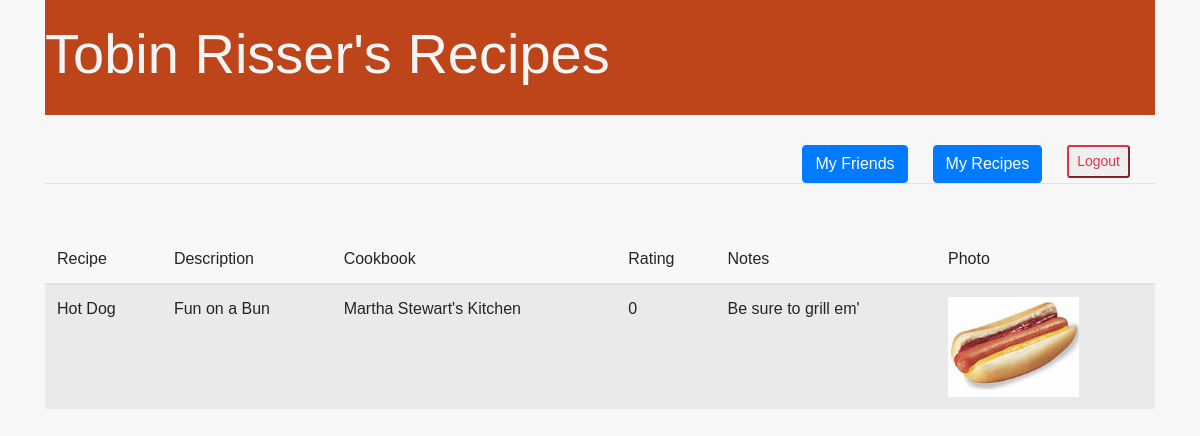
/friend_profile/4, run on an earlier commit of the app's database.
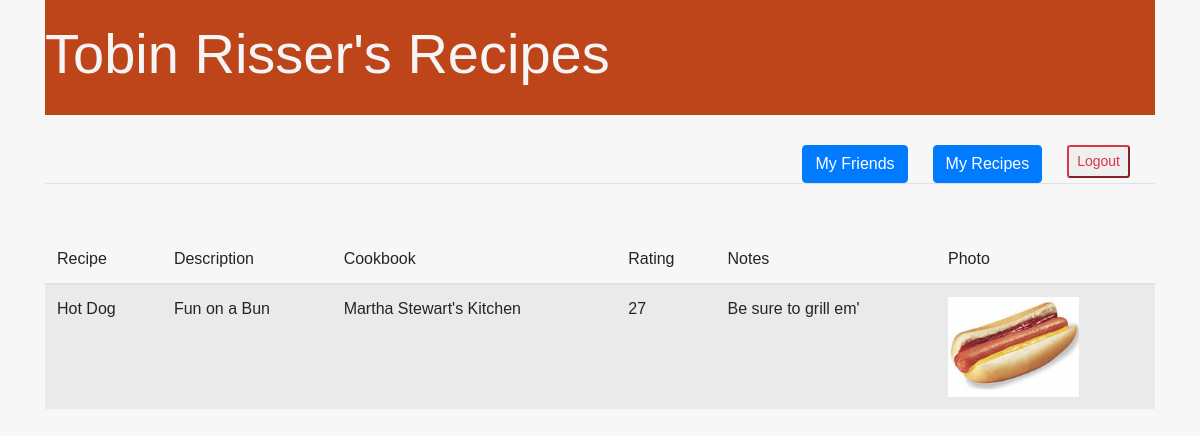
And on a later commit of the database.
### recipe_db/models.py (models this page shows)
class User(models.Model):
    first_name = models.CharField(max_length=100)
    last_name = models.CharField(max_length=100)
    email = models.CharField(max_length=200)
    password = models.CharField(max_length=255)
    objects = UserManager()
    created_at = models.DateTimeField(auto_now_add=True)
    updated_at = models.DateTimeField(auto_now=True)

class Recipe(models.Model):
    title = models.CharField(max_length=100)
    description = models.CharField(max_length=255)
    book = models.ForeignKey(Book, related_name="recipes", on_delete=models.CASCADE)
    rating = models.IntegerField(default=0, editable=True)
    forks = models.IntegerField(default=0, editable=True)
    count = models.IntegerField(default=0, editable=True)
    rated_by = models.ManyToManyField(User, related_name = "raters")
    notes = models.TextField()
    photo = models.FileField(upload_to="images", null=True, blank=True)
    poster = models.ForeignKey(User, related_name="posted_recipes", on_delete=models.CASCADE)
    objects = RecipeManager()
    created_at = models.DateTimeField(auto_now_add=True)
    updated_at = models.DateTimeField(auto_now=True)

class Book(models.Model):
    title = models.CharField(max_length=100)
    created_at = models.DateTimeField(auto_now_add=True)
    updated_at = models.DateTimeField(auto_now=True)

### recipe_db/views.py (the view)
# urls.py: path('friend_profile/<int:id>', views.friend_profile),
def friend_profile(request, id):
    user_info = User.objects.get(id=id)
    context = {
        'curr_friend': user_info,
        'user_recipes': user_info.posted_recipes.all()
    }
    return render(request, 'friend_profile.html', context)

### recipe_db/templates/friend_profile.html (shortened to what this page needs)
<!DOCTYPE html>
<html lang="en">
<head>
    <link rel="stylesheet" href="https://stackpath.bootstrapcdn.com/bootstrap/4.5.0/css/bootstrap.min.css">
    {% load static %}
    <link rel="stylesheet" href="{% static 'css/user_profile.css' %}">
</head>
<body>
    <div class="container">
        <div id="header">
            <div class="title">
                <h1 class="display-4">{{curr_friend.first_name}} {{curr_friend.last_name}}'s Recipes</h1>
            </div>
            <div class="nav float-right">
                <ul class="nav nav-pills">
                    <li class="nav-item">
                        <a href="/user_friends/{{request.session.id}}" class="btn btn-primary">My Friends</a>
                    </li>
                    <li class="nav-item">
                        <a href="/profile/{{request.session.id}}" class="btn btn-primary">My Recipes</a>
                    </li>
                    <li class="nav-item">
                        <form action="/logout" method="POST">
                            <input type="submit" value="Logout" class="logout btn-sm btn-outline-danger">
                        </form>
                    </li>
                </ul>
            </div>
        </div>
        <div id="content">
            <table class="table table-striped">
                <thead>
                    <tr>
                        <th>Recipe</th>
                        <th>Description</th>
                        <th>Cookbook</th>
                        <th>Rating</th>
                        <th>Notes</th>
                        <th>Photo</th>
                    </tr>
                </thead>
                <tbody>
                {% for recipe in user_recipes %}
                    <tr>
                        <th scope="row"><p>{{recipe.title}}</p></th>
                        <td><p class="text-break">{{recipe.description}}</p></td>
                        <td>{{recipe.book.title}}</td>
                        <td>{{recipe.rating}}</td>
                        <td><p class="text-break">{{recipe.notes}}</p></td>
                        {% if recipe.photo %}
                        <td><img src="{{recipe.photo}}" alt="{{recipe.title}}" class="img"></td>
                        {% else %}
                        <td></td>
                        {% endif %}
                    </tr>
                {% endfor %}
                </tbody>
            </table>
        </div>
    </div>
</body>
</html>

### recipe_db/static/css/user_profile.css (style rules this page uses)
* { padding: 0; margin: 0; font-family: axia, sans-serif; font-weight: 400; font-style: normal; }
body { background-color: rgb(247, 247, 247); }
tr { height: 100px; }
img { max-height: 100px; }
li { list-style-position: inside; }
.title { color: whitesmoke; background: #BE441A; padding: 20px 0; }
.nav { vertical-align: top; margin-top: 15px; }
.nav-item { margin-right: 25px; }

What changed in the data, as far as the page shows it:
changed Recipe "Hot Dog": rating "0" → "27"
